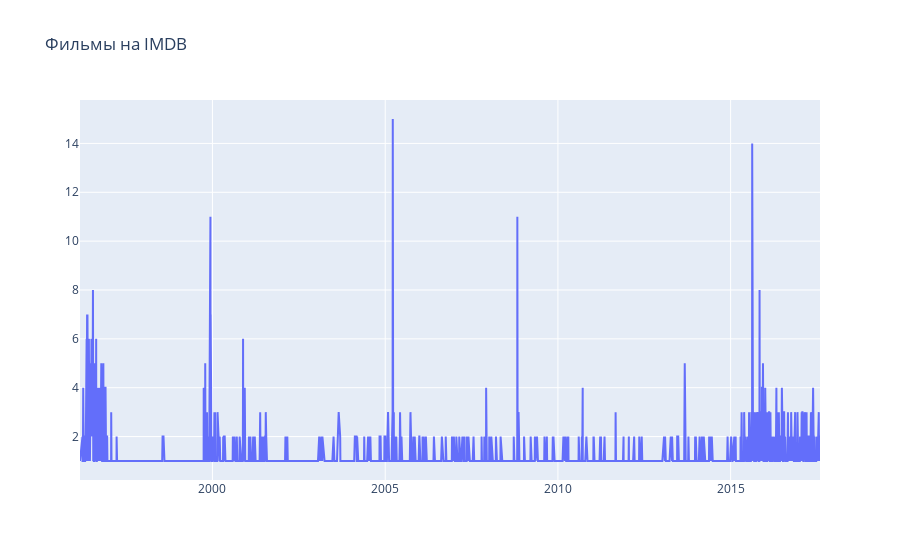

Here is the notebook cell this chart was saved with:
### Code cell
trace = go.Line(
    x = ratings_318_agg.date,
    y = ratings_318_agg.userid
)
layout = go.Layout(
    title='Фильмы на IMDB',
)

fig = go.Figure(data = [trace], layout = layout)
iplot(fig)

### Figure 1 — Plotly figure (JSON) as saved in the notebook; plotly's stock layout.template omitted (floating-point values rounded to 4 significant figures; data arrays with more than 128 entries replaced by an {"elided": "..."} marker saying what was removed)
{"data": [{"type": "scatter", "x": {"elided": "1985 str values"}, "y": {"elided": "1985 int values"}}], "layout": {"title": {"text": "Фильмы на IMDB"}}}
